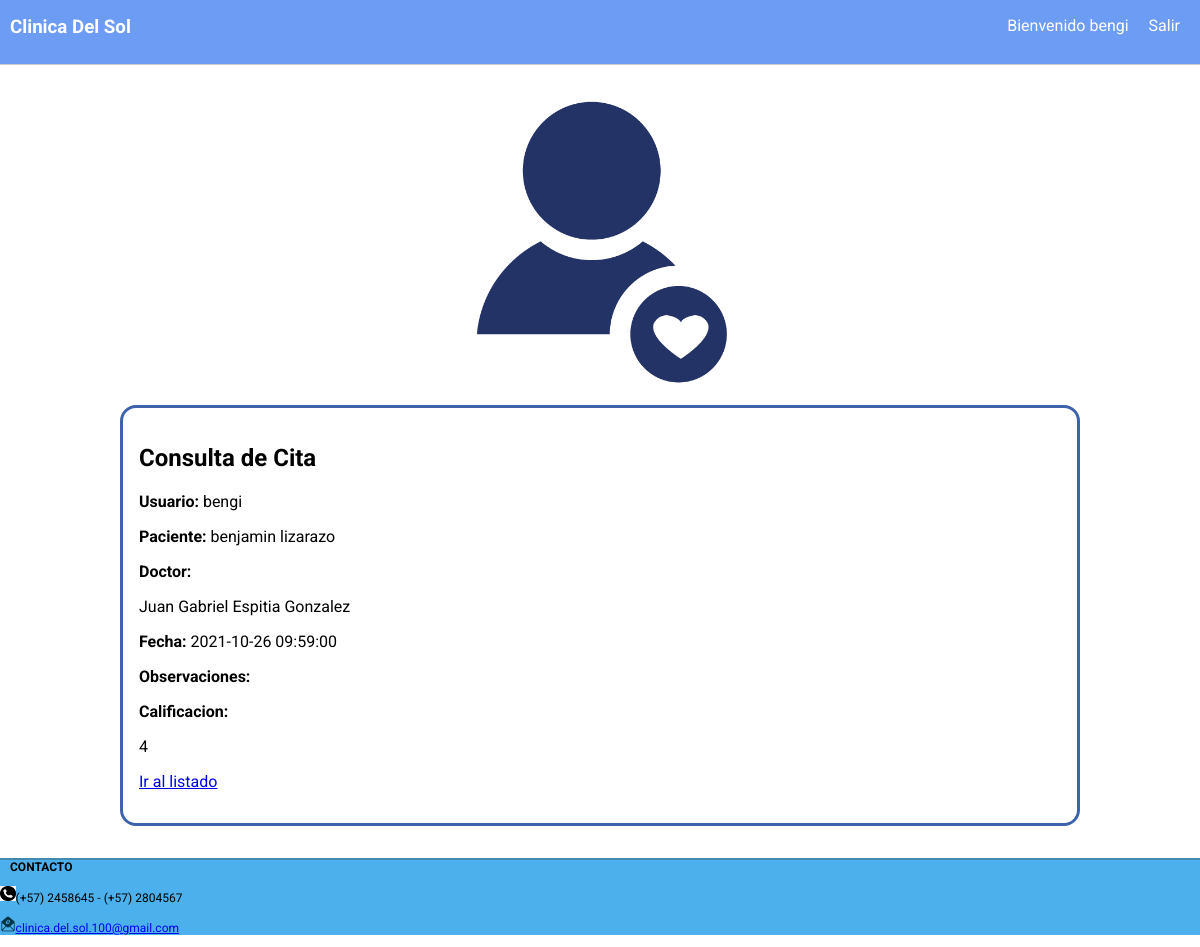
The app's page /sesion/usuario/ver_citas/2021-10-26 09:59:00 (signed in) with its own data.
### tables this page shows
CREATE TABLE citas (id INTEGER PRIMARY KEY AUTOINCREMENT NOT NULL, usuario CHAR (150) NOT NULL, paciente CHAR (100) NOT NULL, doctor CHAR (150) NOT NULL, fecha CHAR (500) NOT NULL UNIQUE, observaciones CHAR (150), calificacion CHAR (10));

### app.py (the view)
@app.route('/sesion/usuario/ver_citas/<fecha>', methods=["GET"])
@login_required
def get_mensaje(fecha):
    nombre_usuario = session.get('nombre_usuario')
    objeto_mensaje = citas.cargar(fecha)
    if objeto_mensaje:
        return render_template('ver_mensaje.html',item=objeto_mensaje, aver=session.get('nombre_usuario'))
    return render_template('ver_mensaje.html', aver=nombre_usuario)

### app.py (called while the page is built)
def login_required(view):
    @functools.wraps(view)
    def wrapped_view(**kwargs):
        if g.user is None:
            return redirect( url_for('sesion') )
        return view(**kwargs)
    return wrapped_view

@app.before_request
def cargar_usuario_autenticado():
    nombre_usuario = session.get('nombre_usuario')
    if nombre_usuario is None:
        g.user = None
    else:
        g.user = paciente.cargar(nombre_usuario)

@app.before_request
def cargar_medico_autenticado():
    nombre_usuario = session.get('nombre_usuario')
    if nombre_usuario is None:
        g.medic = None
    else:
        g.medic = paciente.cargar2(nombre_usuario)

@app.before_request
def cargar_admin_autenticado():
    nombre_usuario = session.get('nombre_usuario')
    if nombre_usuario is None:
        g.admin = None
    else:
        g.admin = paciente.cargaradmin(nombre_usuario)

### db.py (called while the page is built)
def conectar():
    try:
        conn = sqlite3.connect('db/clinica.db')
        return conn
    except Error as err:
        print("Ocurrió un error al establecer la conexión: " + str(err))
        return None

def ejecutar_select(_sql, lista_pametros):
    try:
        conn = conectar()
        if conn:
            conn.row_factory = fabrica_diccionarios
            objeto_cursor = conn.cursor()
            if lista_pametros:
                objeto_cursor.execute(_sql, lista_pametros)
            else:
                objeto_cursor.execute(_sql)
            filas = objeto_cursor.fetchall()
            objeto_cursor.close()
            conn.close()
            return filas
        else:
            print("No se pudo establecer la conexión. Ver errores previos.")
            return None
    except Error as err:
        print("Ocurrió un error al intentar ejecutar el comando: " + _sql + " - " + str(err))
        return None

def fabrica_diccionarios(cursor, row):
    d = {}
    for idx, col in enumerate(cursor.description):
        d[col[0]] = row[idx]
    return d

### models.py (called while the page is built)
    @classmethod
    def cargar(cls, p_usuario):
        sql = "SELECT usuario, nombre, documento,correo FROM pacientes WHERE usuario = ?;"
        obj = db.ejecutar_select(sql, [p_usuario])
        if obj:
            if len(obj)>0:
                return cls(obj[0]["usuario"], obj[0]["nombre"],obj[0]["documento"], obj[0]["correo"], '******')
        return None

### templates/ver_mensaje.html (shortened to what this page needs)
{% extends 'layout.html' %}
{% block contenido %}
<div class="formulario">
    <h2>Consulta de Cita</h2>
    {% if item %}
        <div class="grupo">
            <label>Usuario:</label>
            {{ item.usuario }}
        </div>
        <div class="grupo">
            <label>Paciente:</label>
            {{ item.paciente }}
        </div>
        <div class="grupo">
            <label>Doctor:</label>
            <p>{{ item.doctor }}</p>
        </div>
        <div class="grupo">
            <label>Fecha:</label>
            {{ item.fecha }}
        </div>
        <div class="grupo">
            <label>Observaciones:</label>
        </div>
        <div class="grupo">
            <label>Calificacion:</label>
            <p>{{ item.calificacion }}</p>
        </div>
    {% else %}
        <div class="grupo">
            {% if error %}
                {{ error }}
            {% endif %}
        </div>
    {% endif %}
    <div class="grupo">
        <a href="{{ url_for('get_listado_mensajes') }}">Ir al listado</a>
    </div>
</div>
{% endblock%}

### static/css/estilos.css (style rules this page uses)
body { margin: 0px; font-family: 'Roboto', sans-serif; }
.formulario { border: 3px solid rgb(61, 99, 172); border-radius: 1rem; padding: 1rem; }
.grupo { margin-bottom: 1rem; color: black; }
.formulario { border: 3px solid rgb(61, 99, 172); border-radius: 1rem; padding: 1rem }
.formulario label { font-weight: bold; }
p { color: #000; }

### records on screen
citas: usuario "bengi", paciente "benjamin lizarazo", doctor "Juan Gabriel Espitia Gonzalez", fecha "2021-10-26 09:59:00", calificacion "4"

### other values on screen
{{ aver }} "bengi"
